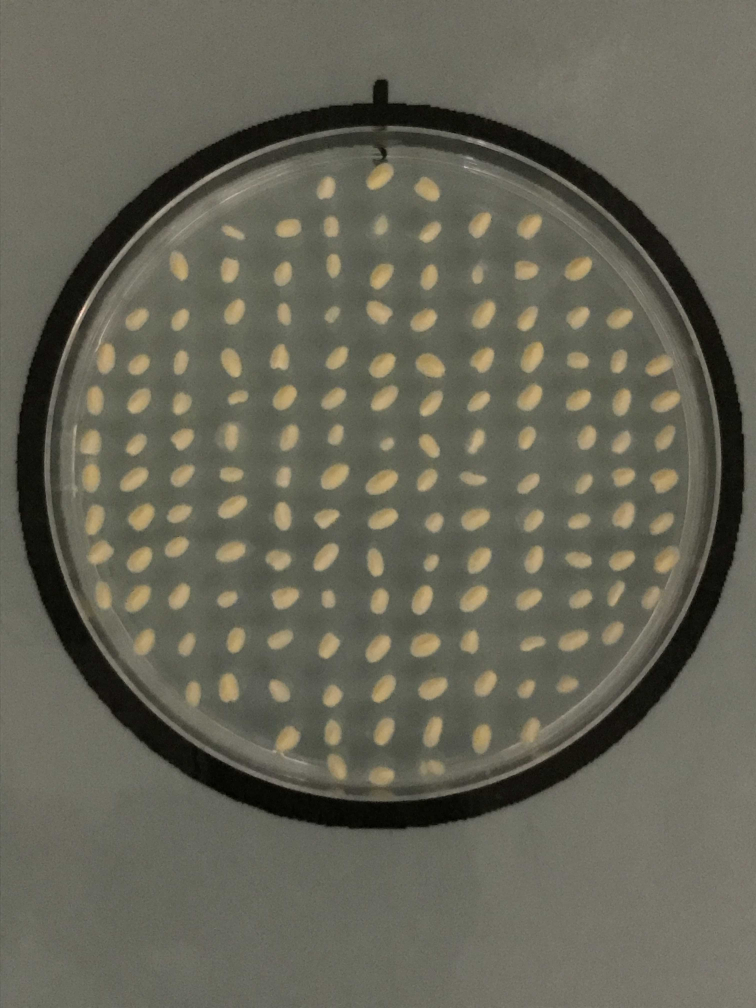
#> input picture Seeds3.jpeg, 3024 x 4032 px (shown at 1/4 size)
$ jupyter execute --allow-errors PurpleKernel.ipynb   (older library calls are emulated)
#> lines starting #> are read from the running program, lines starting #| are printed output that depends on the picture; after the words box and inside, x2 and y2 are one past the last pixel; in counts of white or black regions, pixels touching at a corner belong together
[cell 1]
import numpy as np
import pandas as pd
import cv2
from matplotlib import pyplot as plt

[cell 2]
def resize_img(image):
    ht = int(image.shape[0]*0.15)
    wd = int(image.shape[1]*0.15)
    image_rs = cv2.resize(image, (wd,ht))
    return image_rs

[cell 3]
def getCircles(imagebw):
    height,width = imagebw.shape
    mask = np.zeros((height,width), np.uint8)
    edges = cv2.Canny(imagebw, 100, 200)
    circles = cv2.HoughCircles(edges, cv2.HOUGH_GRADIENT, 1, 10000, param1 = 50, param2 = 30, minRadius = 0, maxRadius = 0)
    return(mask, circles)

[cell 4]
def drawContours(img, contours, heir):
    drawing = np.zeros((img.shape[0], img.shape[1], img.shape[2]))
    for i in range(len(contours)):
        x,y,w,h = cv2.boundingRect(contours[i])
        cnt_area = cv2.contourArea(contours[i], False)
        color_contours = (0, 100, 250)
        cv2.drawContours(drawing, contours, i, color_contours, 1, 8, heir,2)
    return(drawing)

[cell 5]
img = cv2.imread('Seeds3.jpeg')
#> img is the input picture: shape (4032, 3024, 3); mean B, G, R 86.9, 100.6, 101.9
img = resize_img(img)
#> in resize_img, `image_rs = cv2.resize(image, (wd,ht))`:
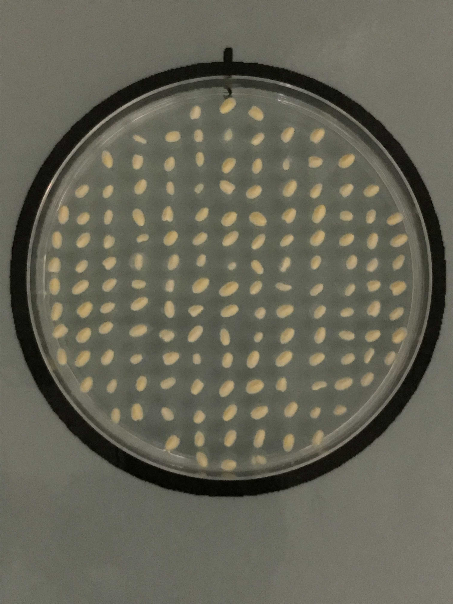
#> image_rs: shape (604, 453, 3); mean B, G, R 86.8, 100.5, 101.8
imgbw = cv2.cvtColor(img, cv2.COLOR_BGR2GRAY)
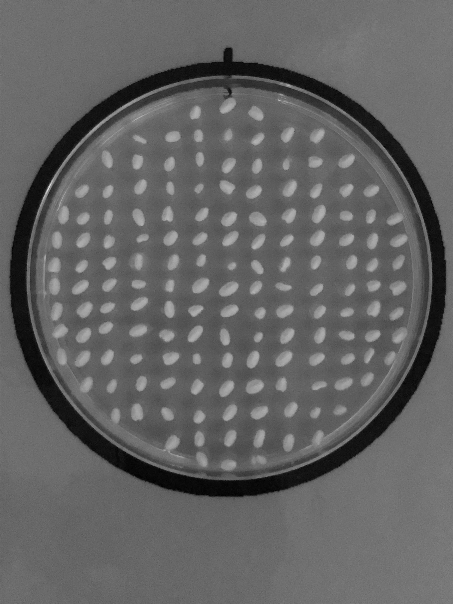
#> imgbw: shape (604, 453); min 1, max 229, mean 99.3
i24 = cv2.imread('Seeds3_24.jpeg')
#> (the rest of this cell did not finish here and is left out)

[cell 6]
mask0, circles0 = getCircles(imgbw)
#> in getCircles, `edges = cv2.Canny(imagebw, 100, 200)`:
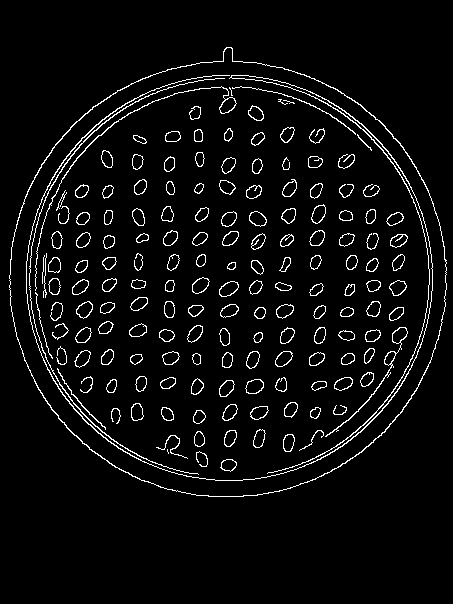
#> edges: shape (604, 453); 4.8% white in thin lines or dots, all inside (x1, y1, x2, y2) = (9, 47, 447, 497)
#> in getCircles, `circles = cv2.HoughCircles(edges, cv2.HOUGH_GRADIENT, 1, 10000, param1..`: circles = [[231.5, 277.5, 201.2]]
#> mask0: shape (604, 453); every value is 0
#> circles0 = [[231.5, 277.5, 201.2]]
#> (the rest of this cell did not finish here and is left out)

$ run again, with Seeds2.jpeg copied over Seeds3.jpeg
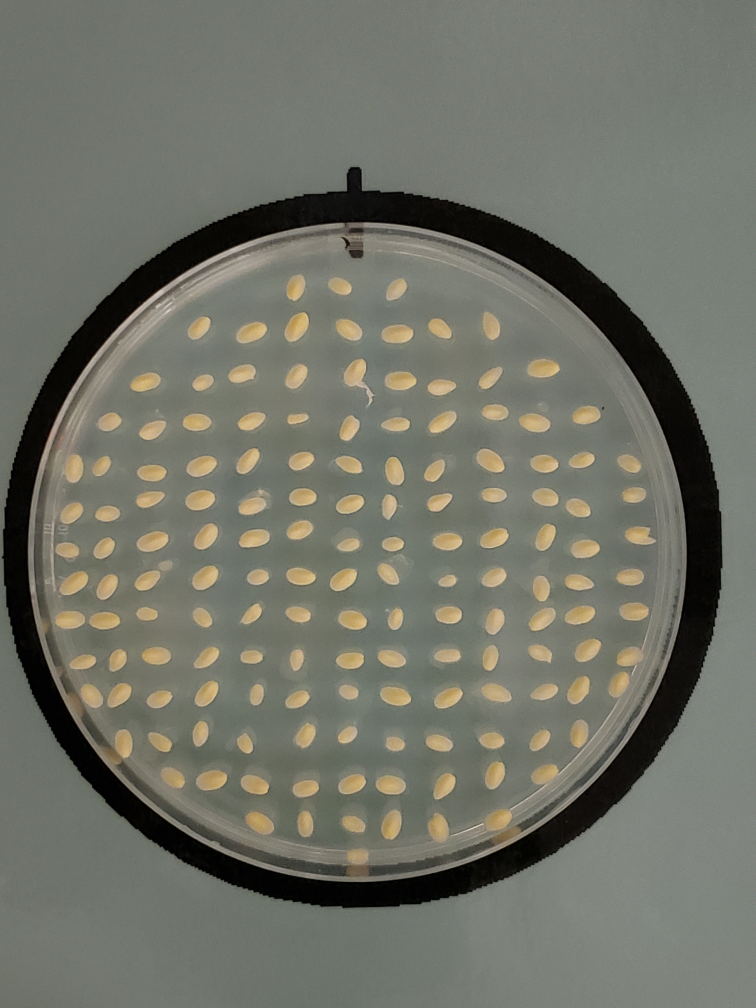
#> input picture Seeds2.jpeg, 3024 x 4032 px (shown at 1/4 size)
#> img is the input picture: shape (4032, 3024, 3); mean B, G, R 103.2, 114.5, 113.2
#> `imgbw = cv2.cvtColor(img, cv2.COLOR_BGR2GRAY)`:
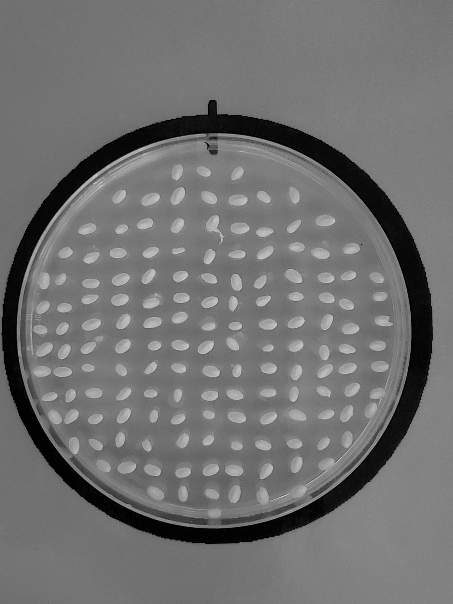
#> imgbw: shape (604, 453); min 0, max 227, mean 112.7
#> in getCircles, `edges = cv2.Canny(imagebw, 100, 200)`:
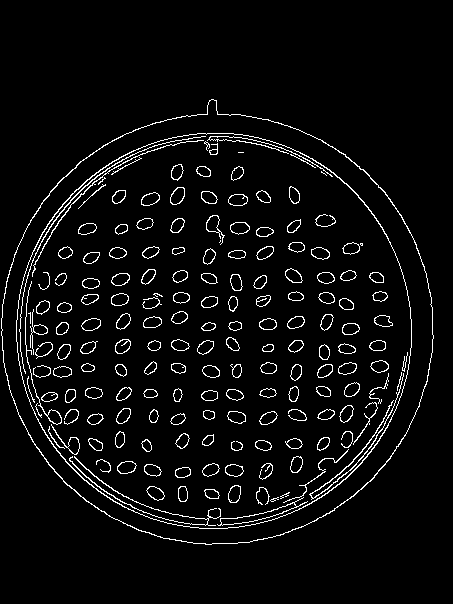
#> edges: shape (604, 453); 4.7% white in thin lines or dots, all inside (x1, y1, x2, y2) = (1, 99, 434, 545)
#> circles = [[215.5, 329.5, 215.1]]
#> mask0: shape (604, 453); every value is 0
